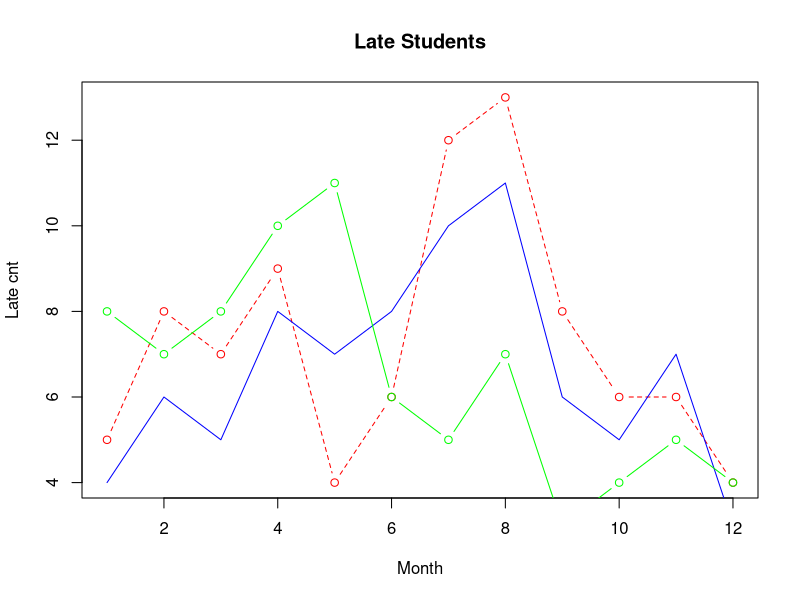
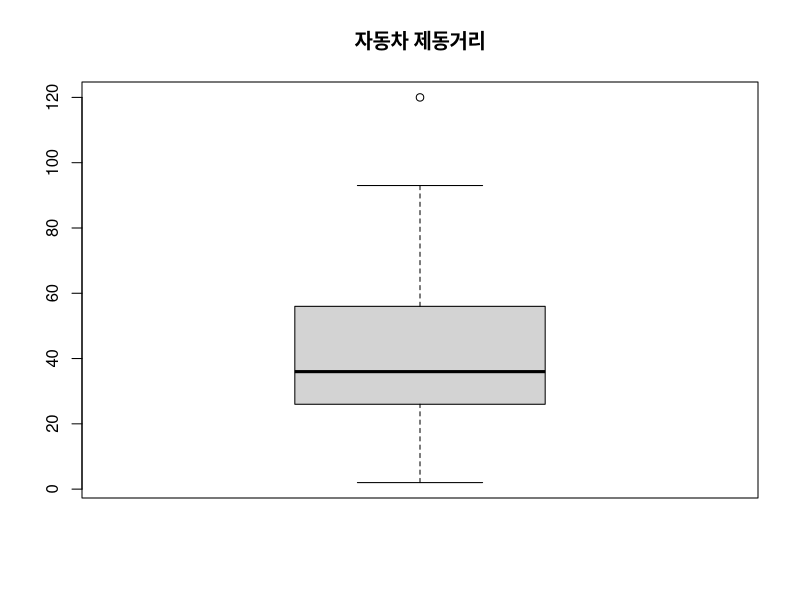
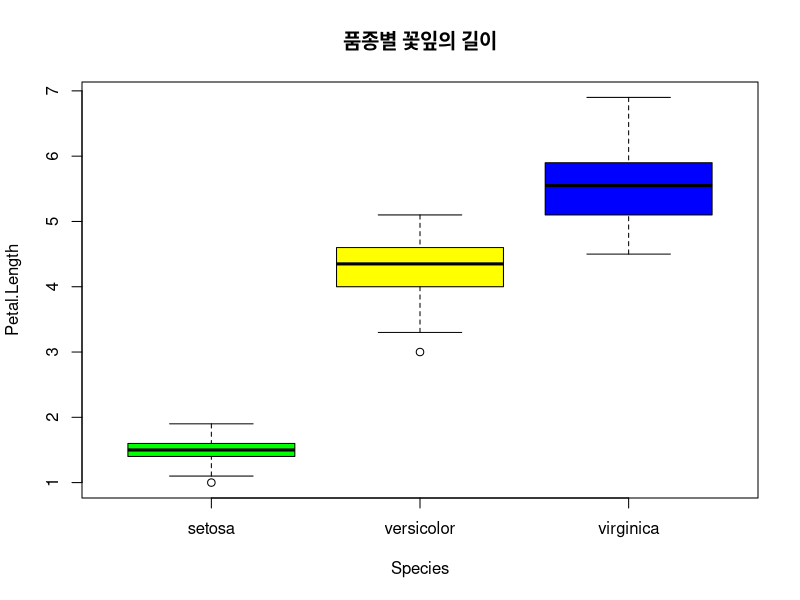
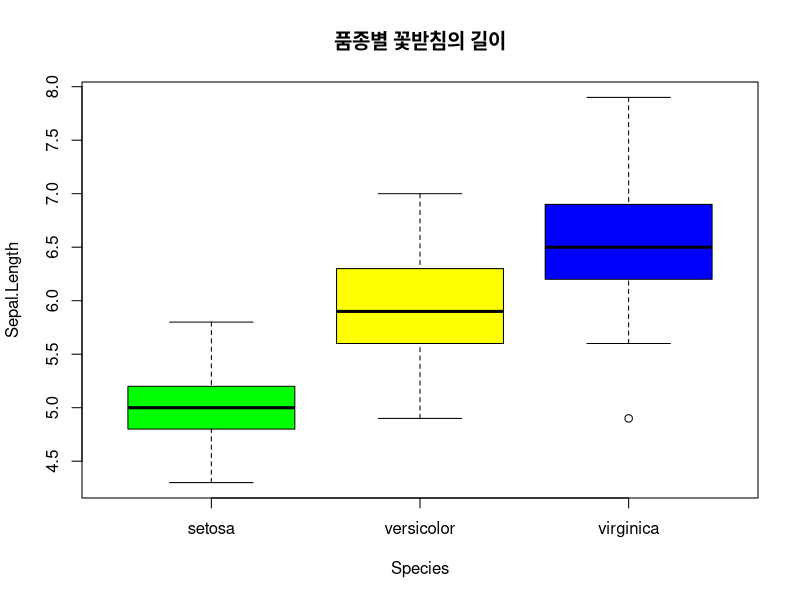
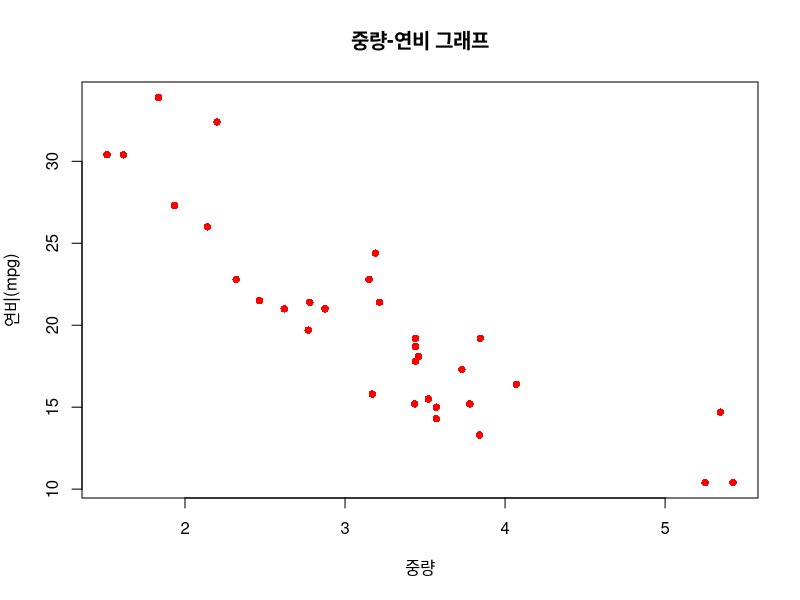
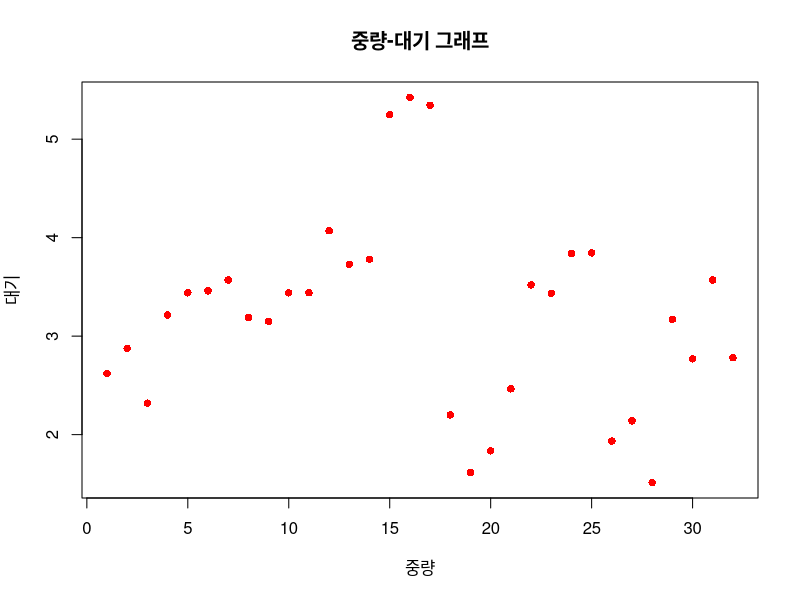
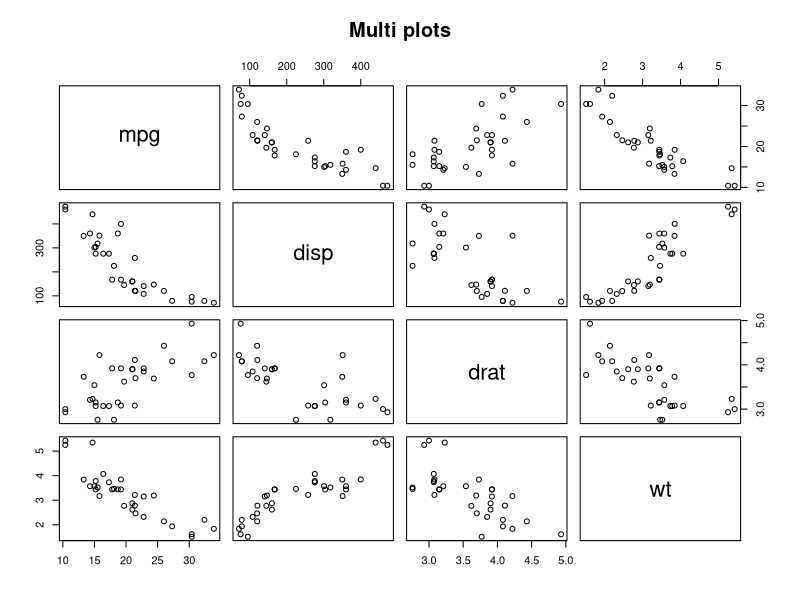

The R script that drew these images, in order:
month = 1: 12
late1 = c(5,8,7,9,4,6,12,13,8,6,6,4)
late2 = c(4,6,5,8,7,8,10,11,6,5,7,3)
late3 = c(8,7,8,10,11,6,5,7,3,4,5,4)
plot(month,late1,main="Late Students",
     type='b',lty=2,col='red',xlab="Month",ylab='Late cnt')
#한 그래프에 객체 여러개 추가하기 첫번째 객체를 plot으로 만들고 
lines(month,late2,type='l',col='blue') #나머지 객체는 lines()함수 이용!
lines(month,late3,type='b',col='green')


#상자그림
cars
dist = cars[,2]
boxplot(dist, main='자동차 제동거리')

boxplot.stats(dist)

iris
boxplot(Petal.Length~Species,data=iris,main='품종별 꽃잎의 길이',col=c('green','yellow','blue'))
boxplot(Sepal.Length~Species,data=iris,main='품종별 꽃받침의 길이',col=c('green','yellow','blue'))

#산점점도
mtcars

wt = mtcars$wt
mpg = mtcars$mpg
dist = mtcars$dist

wt
mpg

plot(wt, mpg, main="중량-연비 그래프",xlab="중량",ylab="연비(mpg)",col='red',pch=16)
plot(wt,dist,main="중량-대기 그래프",xlab="중량",ylab="대기",col='red',pch=16)

vars = c('mpg','disp','drat','wt')
target = mtcars[, vars]
target
head(target)

plot(target, main='Multi plots') #행렬 산점도
